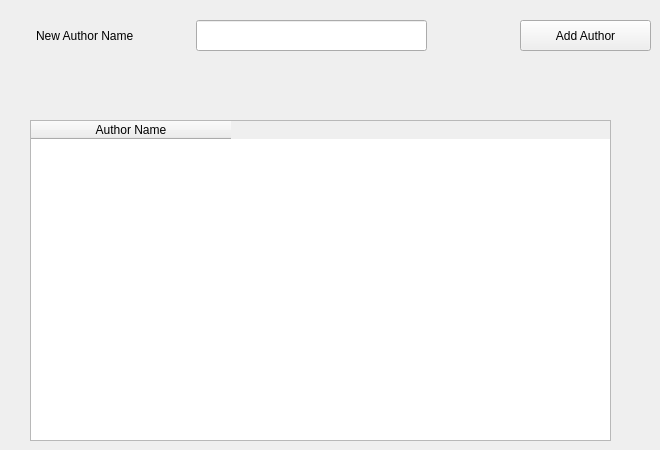
      <widget class="QWidget" name="tab_11">
       <attribute name="title">
        <string>Author</string>
       </attribute>
       <widget class="QLabel" name="label_41">
        <property name="geometry">
         <rect>
          <x>36</x>
          <y>25</y>
          <width>151</width>
          <height>21</height>
         </rect>
        </property>
        <property name="text">
         <string>New Author Name</string>
        </property>
       </widget>
       <widget class="QLineEdit" name="new_author_name">
        <property name="geometry">
         <rect>
          <x>196</x>
          <y>20</y>
          <width>231</width>
          <height>31</height>
         </rect>
        </property>
       </widget>
       <widget class="QTableWidget" name="table_authors">
        <property name="geometry">
         <rect>
          <x>30</x>
          <y>120</y>
          <width>581</width>
          <height>321</height>
         </rect>
        </property>
        <attribute name="horizontalHeaderDefaultSectionSize">
         <number>200</number>
        </attribute>
        <column>
         <property name="text">
          <string>Author Name</string>
         </property>
        </column>
       </widget>
       <widget class="QPushButton" name="btn_add_author">
        <property name="geometry">
         <rect>
          <x>520</x>
          <y>20</y>
          <width>131</width>
          <height>31</height>
         </rect>
        </property>
        <property name="text">
         <string>Add Author</string>
        </property>
       </widget>
      </widget>
